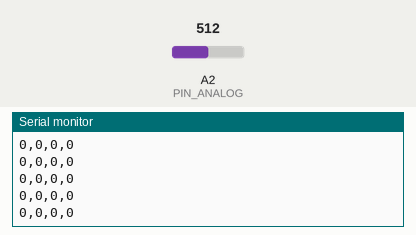
This program was run on a simulated Arduino Nano, built with avr-gcc and run on an emulated ATmega328P. On the bench: the last lines printed to the serial monitor. Inputs (shaded band) come from the test bench; at power-on: A2 (PIN_ANALOG) = 512.

Above: at 2.2 s.
2.3 s: A2 (PIN_ANALOG) set to 716
At 3.0 s:
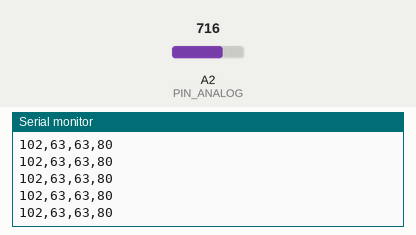
3.8 s: A2 (PIN_ANALOG) set to 900
At 4.6 s:
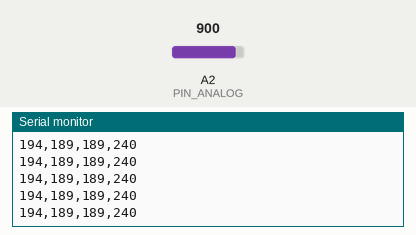
Timing chart, 0 to 6.8 s (numbered marks = the images above; inputs shaded):
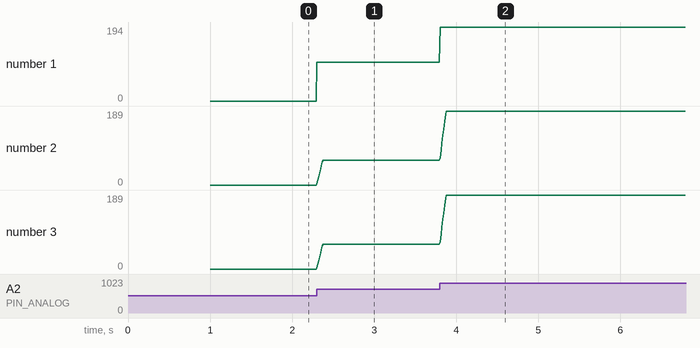

Measured:
- after the input at 2.3 s, the serial monitor: prints a new line at once (image 1)
- after the input at 3.8 s, the serial monitor: prints a new line at once (image 2)
- plotted number 1: 0 → 102 after the input at 2.3 s, 102 → 194 after the input at 3.8 s
- plotted number 2: 0 → 63 after the input at 2.3 s, 63 → 189 after the input at 3.8 s
- plotted number 3: 0 → 63 after the input at 2.3 s, 63 → 189 after the input at 3.8 s

The program:

main.cpp
```cpp
#include <Arduino.h>
#include "smoothed_reader.h"

const uint8_t PIN_ANALOG = A2;
const uint16_t N_READINGS = 63;
const uint8_t N_MAXIMA = 127;

// [1 readings]  DATA: 197/2048 bytes
// [1001]       DATA: 1197/2048

/* TODO
1. amplitude should fall slower than it rises
2. avg needs fine-tuning in combination with 1
3. package everything into a MAX4466 package?

*/

Smoothed_Reader<uint8_t, N_READINGS> reader;
Smoothed_Reader<uint8_t, N_MAXIMA> avg_reader;

uint16_t waveform_to_amplitude(uint16_t raw_waveform)
{
  /*
    MAX4466 has VCC/2 base level and rail-to-rail output
    Input: 512 +/- 512
    Output: 0..512

     5V   |    -----
          |   /     \
    2.5V  | --       -
          |           \
    0V    |            ----
          ___________________
  */

  // 17 - 127 = -110 -> 110/255 = 0.43

  return abs((int16_t)raw_waveform - 512);
}

bool every(uint16_t ms)
{
  static uint32_t next = 0;

  if (next < millis())
  {
    next = millis() + ms;
    return true;
  }
  return false;
}

void setup()
{
  pinMode(PIN_ANALOG, INPUT_PULLUP);

  // faster baud means less time spend off-code
  Serial.begin(115200);
  delay(1000);
}

void loop()
{
  // you could increase speed *a lot* by triggering ADC-read via a HW-timer
  // or manually at the start of each loop after reading it's buffer
  uint16_t reading = analogRead(PIN_ANALOG);  // 512 +/- 512
  // rescale to stay inside defined boundaries
  uint8_t scaled_amplitude = waveform_to_amplitude(reading)/2;  // 0..255

  reader.read(scaled_amplitude);
  avg_reader.read(reader.get_rolling_avg());

  // sending constantly would slow down execution a lot
  if (every(10)){
    // Don't try to read it as text, use SerialPlot instead (check baud!)

    Serial.print(scaled_amplitude);
    Serial.print(",");
    Serial.print(reader.get_rolling_avg());
    Serial.print(",");
    Serial.print(avg_reader.get_rolling_max());

    uint8_t final_value = map(avg_reader.get_rolling_max(), 0, 200, 0, 255);
    Serial.print(",");
    Serial.print(final_value);

    Serial.println();
  }
}
```

smoothed_reader.h
```cpp
#pragma once
/*
sampling rate varies between projects, skills and applications
that's why this class takes a sample *size* instead of time.
Keep in mind that this can really make your DATA usage explode,
switch to a smaller data type or sample slower to reduce it.
*/

template <class INPUT_DATA_TYPE, uint16_t N_SAMPLES>
class Smoothed_Reader
{
private:
    INPUT_DATA_TYPE last_values[N_SAMPLES];

    // previous 255 samples (uint8_t) max is way too low with a target of 1s max.
    // A good ADC can reach over 100k Samples per second, most around 10k, a bad one 500.
    uint16_t next_value_addr = 0;

    // these might be implemented in some library
    static INPUT_DATA_TYPE array_avg(INPUT_DATA_TYPE array[], uint16_t size)
    {
        INPUT_DATA_TYPE avg = 0;

        for (uint16_t i = 0; i < size; i++)
        {
            // TODO: this might round down a lot but a whole sum is not
            // guaranteed to fit into INPUT_DATA_TYPE
            avg += (array[i] / size);
        }

        return avg;
    }

    static INPUT_DATA_TYPE array_max(INPUT_DATA_TYPE array[], uint16_t size)
    {
        INPUT_DATA_TYPE max = 0;

        for (uint16_t i = 0; i < size; i++)
        {
            INPUT_DATA_TYPE sample = array[i];
            if (sample > max) max = sample;
        }

        return max;
    }

public:
    Smoothed_Reader()
    {
        // init with zero
        for (uint16_t i = 0; i < N_SAMPLES; i++)
        {
            last_values[i] = 0;
        }
    }

    /**
     * Pass input to be smoothed out into reader
     * */
    void read(INPUT_DATA_TYPE value)
    {
        last_values[next_value_addr] = value;

        // wrapping
        this->next_value_addr++;
        if (this->next_value_addr >= N_SAMPLES)
        {
            this->next_value_addr -= N_SAMPLES;
        }
    }

    /**
     * Get the average of all previous samples
     * */
    INPUT_DATA_TYPE get_rolling_avg()
    {
        return array_avg(this->last_values, N_SAMPLES);
    }

    /**
     * Get the biggest value of the current sampling window
     * */
    INPUT_DATA_TYPE get_rolling_max()
    {
        // this could also find the last entry in max_history to save performance
        return array_max(this->last_values, N_SAMPLES);
    }
};
```
